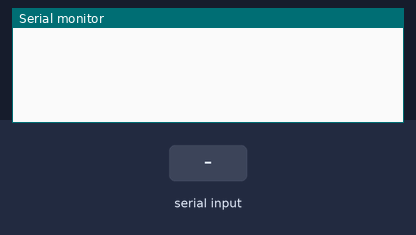
A sketch run on a simulated Arduino Uno, built with avr-gcc and run on an emulated ATmega328P. Shown: the last lines printed to the serial monitor. The inputs (shaded band) are chosen by the test bench.

Above: at 1.2 s.
1.3 s: "90,45\n" received over Serial
At 1.7 s:
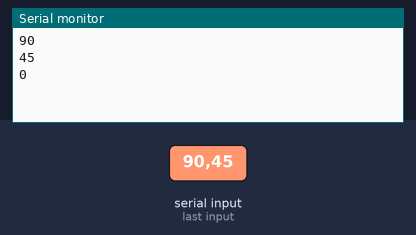
2.8 s: "30,150\n" received over Serial
At 4.0 s:
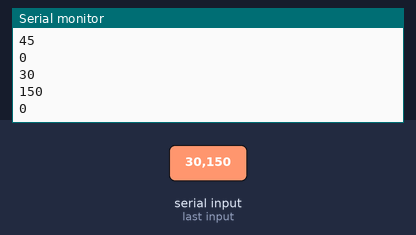
Timing chart, 0 to 5.8 s (numbered marks = the images above; inputs shaded):
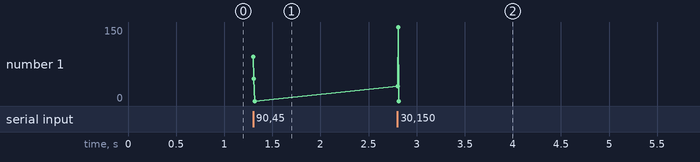

Measured:
- after the input at 1.3 s, the serial monitor: prints a new line at once (image 1)
- after the input at 2.8 s, the serial monitor: prints a new line at once (image 2)

The sketch:

SerialReadINT.ino
```cpp
byte b;
long i = -1;
void setup() {
  Serial.begin(9600);
  Serial.setTimeout(10);
}

void loop() {
  while(Serial.available() == 0) {}
  Serial.println(serialReadInt());
}

int serialReadInt()
{
  if (Serial.available() > 0)
  {
    return Serial.parseInt();
  }
}
```
